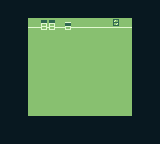

A level layout from a 2D game, rendered from its tile map. Below: a short description, then the map file with its tile-grid data intact:
An orthogonal 20x18 tile map with 8x8 px tiles, 1 tile layer (Tile Layer 1).

<map version="1.2" tiledversion="1.2.3" orientation="orthogonal" renderorder="right-down" width="20" height="18" tilewidth="8" tileheight="8" infinite="0" nextlayerid="2" nextobjectid="1">
 <tileset firstgid="1" source="Enviroment.tsx" />
 <layer id="1" name="Tile Layer 1" width="20" height="18">
  <data encoding="csv">
8,8,8,8,8,8,8,8,8,8,8,8,8,8,8,8,8,8,8,8,
8,8,8,8,8,8,8,8,8,8,8,8,8,8,8,8,8,8,8,8,
8,8,8,1,6,3,3,6,4,6,6,6,6,6,5,6,7,8,8,8,
8,8,8,9,14,11,11,14,12,14,14,14,14,14,13,14,15,8,8,8,
8,8,8,17,19,19,19,19,19,19,19,19,19,19,19,19,23,8,8,8,
8,8,8,17,19,19,19,19,19,19,19,19,19,19,19,19,23,8,8,8,
8,8,8,17,19,19,19,19,19,19,19,19,19,19,19,19,23,8,8,8,
8,8,8,17,19,19,19,19,19,19,19,19,19,19,19,19,23,8,8,8,
8,8,8,17,19,19,19,19,19,19,19,19,19,19,19,19,23,8,8,8,
8,8,8,17,19,19,19,19,19,19,19,19,19,19,19,19,23,8,8,8,
8,8,8,17,19,19,19,19,19,19,19,19,19,19,19,19,23,8,8,8,
8,8,8,17,19,19,19,19,19,19,19,19,19,19,19,19,23,8,8,8,
8,8,8,17,19,19,19,19,19,19,19,19,19,19,19,19,23,8,8,8,
8,8,8,17,19,19,19,19,19,19,19,19,19,19,19,19,23,8,8,8,
8,8,8,25,26,27,28,29,30,26,27,28,29,30,30,30,31,8,8,8,
8,8,8,8,8,8,8,8,8,8,8,8,8,8,8,8,8,8,8,8,
8,8,8,8,8,8,8,8,8,8,8,8,8,8,8,8,8,8,8,8,
8,8,8,8,8,8,8,8,8,8,8,8,8,8,8,8,8,8,8,8
</data>
 </layer>
</map>